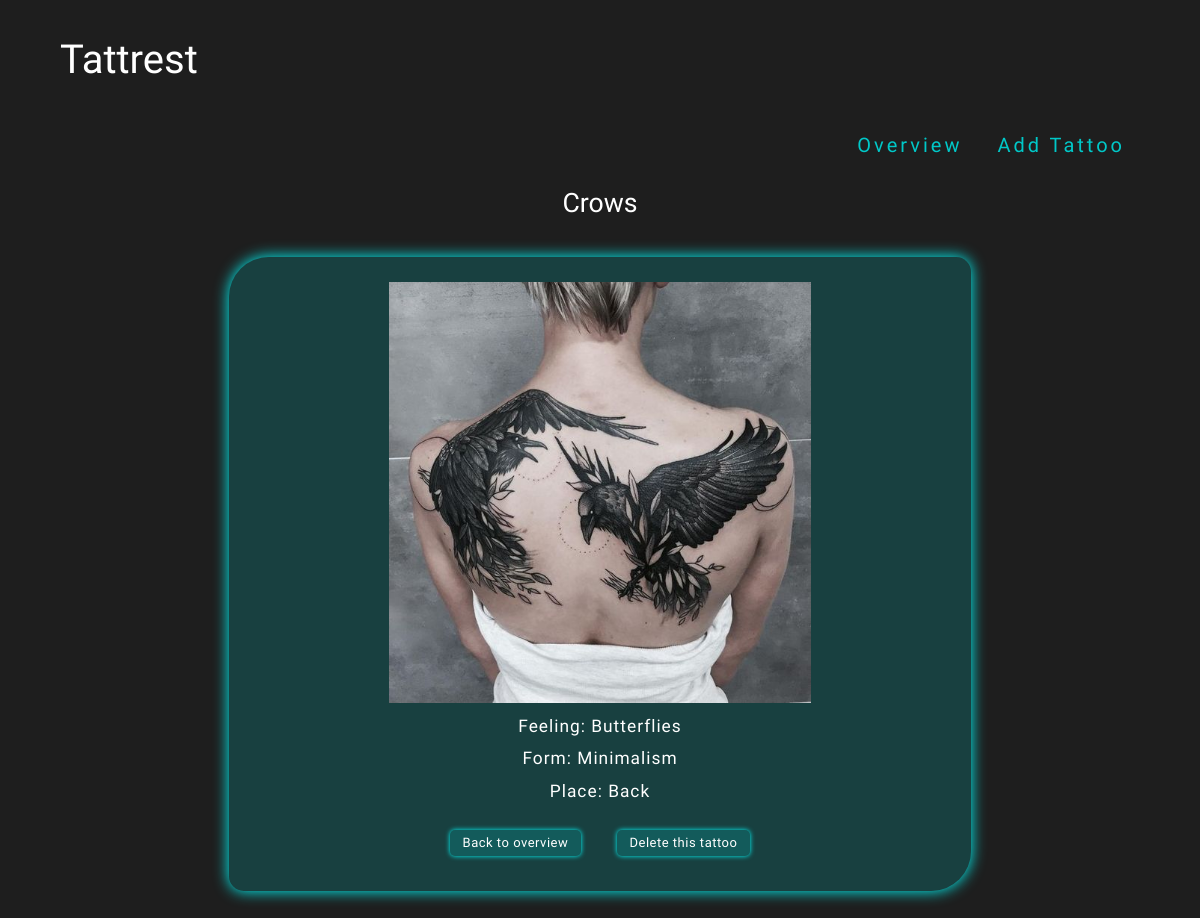
Screenshot of /index.php?pagina=detail&id=5 with the database file from the repository.
### tables this page shows
CREATE TABLE `tattoos` (
  `tattoo_id` int(11) NOT NULL,
  `titel` text,
  `feeling_id` int(11) DEFAULT NULL,
  `vorm_id` int(11) DEFAULT NULL,
  `plaats_id` int(11) DEFAULT NULL,
  `afbeelding` text
);

### controllers/detail.php (called while the page is built, shortened)
<?php
	include_once "models/Tattoo_Table.class.php";
	$tattoo = new Tattoo_Table($db);
	$ink= $tattoo->geefTattoo($_GET['id']);
	switch ($ink->feeling_id){
		case 1:
			$emotie= "Butterflies";
			break;
	}
	switch ($ink->vorm_id){
		case 1:
			$stijl= "Minimalism";
			break;
	}
	switch ($ink->plaats_id){
		case 1:
			$plek= "Back";
			break;
	}
	$output = include_once "views/detail-html.php";
return $output;
?>

### models/Tattoo_Table.class.php (called while the page is built, shortened)
<?php
class Tattoo_Table {
	private $db;
	public function __construct ( $db ) {
	$this->db = $db;}
	public function geefTattoo($id) {
		$sql = "SELECT * FROM tattoos WHERE tattoo_id = ?";
		$statement = $this->db->prepare($sql);
		$data = array($id);
		try {
			$statement->execute($data);
		} catch (Exception $e) {
			$bds = "<p>Je probeerde deze sql: $sql <p>
				<p>Exception: $e</p>";
			trigger_error($bds );
		}
		$model = $statement->fetchObject();
		return $model;
	}
}

### views/detail-html.php (the view)
<?php return
	"<h2>$ink->titel</h2>
	<div class='kaderdetail'>
		<img src= img/$ink->afbeelding alt=$ink->titel>
		<h3>Feeling: $emotie</h3>
		<h3>Form: $stijl</h3>
		<h3>Place: $plek</h3>
		<a class='button' href='index.php?pagina=overzicht'>Back to overview</a>
		<a class='button' href='index.php?pagina=verwijderen&id=$ink->tattoo_id'>Delete this tattoo</a>
	</div>";
?>

### css/styling.css (style rules this page uses)
body { background-color: rgb(30, 30, 30); font-family: 'Poiret One', cursive; color: white; width: 90%; margin: 0 auto; }
h2 { font-family: 'Leckerli One', cursive; font-size: 20pt; margin: 20px; margin-bottom: 40px; margin-left: 0px; text-align: center; width: 100%; }
a { margin: 15px; text-decoration: none; letter-spacing: 2px; color: rgb(0,200,200); }
img { width: 260px; display: block; margin: auto; margin-bottom: 15px; }
.button { display: inline-block; padding: 0.5em 1.0em; background-color: rgba(0,200,200, 0.2); box-shadow: 0px 0px 5px rgb(0,255,255); border: none; border-radius: 5px; color: white; font-size: 13px; letter-spacing: 0.5px; cursor: pointer; }
.kaderdetail { width: 65%; margin: 0 auto; padding: 20px; padding-top: 5px; font-size: 13pt; letter-spacing: 1px; border-radius: 40px 15px; background-color: rgba(0,200,200, 0.2); box-shadow: 0px 0px 15px rgb(0,255,255); text-align: center; margin-bottom: 100px; }
h3 { margin: 15px; display: block; }
.kaderdetail img { width: 60%; margin: 0 auto; display: block; margin-top: 20px; }

### rows the page displays
tattoos: titel "Crows", afbeelding+titel (picture), feeling "Butterflies", vorm "Minimalism", plaats "Back"
